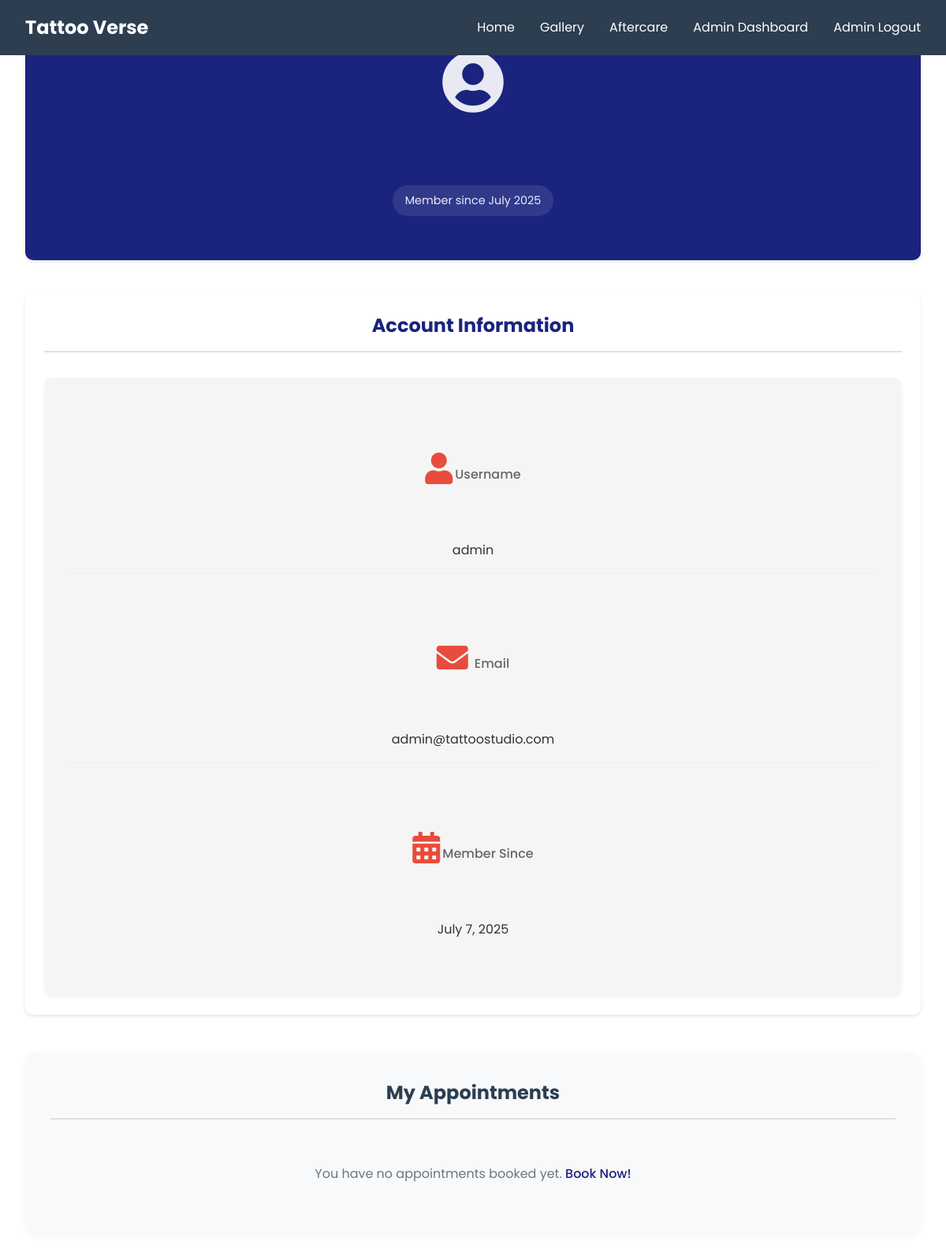
The app's page /profile.php (signed in) with its own data.
### tables this page shows
CREATE TABLE IF NOT EXISTS users (
    id INT PRIMARY KEY AUTO_INCREMENT,
    username VARCHAR(50) NOT NULL,
    email VARCHAR(100) NOT NULL UNIQUE,
    password VARCHAR(255) NOT NULL,
    role ENUM('client', 'artist', 'admin') NOT NULL DEFAULT 'client',
    specialization VARCHAR(100),
    profile_image VARCHAR(255),
    created_at TIMESTAMP DEFAULT CURRENT_TIMESTAMP,
    UNIQUE KEY unique_email (email)
);

### profile.php (the view, shortened to what this page needs)
<?php
include 'config/database.php';
$user_id = $_SESSION['user_id'];
try {
    $stmt = $pdo->prepare("SELECT username, email, created_at FROM users WHERE id = ?");
    $stmt->execute([$user_id]);
    $user = $stmt->fetch();
    $stmt = $pdo->prepare("
        SELECT
            app.id,
            app.service_type,
            app.appointment_date,
            app.appointment_time,
            app.status,
            COALESCE(u.username, 'Any Available') as artist_name
        FROM appointments app
        LEFT JOIN users u ON app.artist_id = u.id AND u.role = 'artist'
        WHERE app.user_id = ?
        ORDER BY app.appointment_date DESC, app.appointment_time DESC
    ");
    $stmt->execute([$user_id]);
    $appointments = $stmt->fetchAll(PDO::FETCH_ASSOC);
} catch(PDOException $e) {
    $error = "Failed to load profile data.";
    error_log($e->getMessage());
}
?>
<!DOCTYPE html>
<html lang="en">
<head>
    <link rel="stylesheet" href="css/style.css">
    <link rel="stylesheet" href="https://cdnjs.cloudflare.com/ajax/libs/font-awesome/5.15.4/css/all.min.css">
</head>
<body>
    <?php include 'includes/nav.php'; ?>
    <main class="profile-page">
        <div class="container">
            <div class="profile-header">
                <div class="profile-avatar">
                    <i class="fas fa-user-circle"></i>
                    <h1><?php echo htmlspecialchars($user['username']); ?></h1>
                    <span class="member-status">Member since <?php echo date('F Y', strtotime($user['created_at'])); ?></span>
                </div>
            </div>
            <div class="profile-section">
                <h2>Account Information</h2>
                <div class="info-card">
                    <div class="info-row">
                        <div class="info-label"><i class="fas fa-user"></i>Username</div>
                        <div class="info-value"><?php echo htmlspecialchars($user['username']); ?></div>
                    </div>
                    <div class="info-row">
                        <div class="info-label"><i class="fas fa-envelope"></i>Email</div>
                        <div class="info-value"><?php echo htmlspecialchars($user['email']); ?></div>
                    </div>
                    <div class="info-row">
                        <div class="info-label"><i class="fas fa-calendar-alt"></i>Member Since</div>
                        <div class="info-value"><?php echo date('F j, Y', strtotime($user['created_at'])); ?></div>
                    </div>
                </div>
            </div>
            <div class="profile-section appointments-section">
                <h2>My Appointments</h2>
                <?php if (empty($appointments)): ?>
                    <p class="no-appointments">You have no appointments booked yet. <a href="appointments.php">Book Now!</a></p>
                <?php endif; ?>
            </div>
        </div>
    </main>
</body>
</html>

### includes/nav.php (shortened to what this page needs)
<header class="header">
    <nav class="nav-container">
        <a href="index.php" class="logo">Tattoo Verse</a>
        <div class="navbar-links" id="navbar-links">
            <ul class="nav-menu">
                <li><a href="index.php">Home</a></li>
                <li><a href="gallery.php">Gallery</a></li>
                <li><a href="aftercare.php">Aftercare</a></li>
                <?php if (isset($_SESSION['user_id'])): ?>
                    <?php if ($_SESSION['role'] === 'admin'): ?>
                        <li><a href="admin_dashboard.php">Admin Dashboard</a></li>
                        <li><a href="admin_logout.php">Admin Logout</a></li>
                    <?php else:  ?>
                        <li><a href="appointments.php">Book Appointment</a></li>
                        <li><a href="profile.php">Profile</a></li>
                        <li><a href="logout.php">Logout</a></li>
                    <?php endif; ?>
                <?php else:  ?>
                    <li><a href="appointments.php">Book Appointment</a></li>
                    <li><a href="admin_login.php">Admin Login</a></li>
                    <li><a href="login.php">Login</a></li>
                <?php endif; ?>
            </ul>
        </div>
    </nav>
</header>

### css/style.css (style rules this page uses)
* { margin: 0; padding: 0; box-sizing: border-box; }
:root { --primary-color: #2c3e50; --secondary-color: #e74c3c; --text-color: #333; --light-bg: #f5f5f5; }
body { font-family: 'Poppins', sans-serif; line-height: 1.6; color: var(--text-color); }
.header { background-color: var(--primary-color); padding: 1rem 0; position: fixed; width: 100%; top: 0; z-index: 1000; }
.nav-container { max-width: 1200px; margin: 0 auto; display: flex; justify-content: space-between; align-items: center; padding: 0 2rem; position: relative; }
.logo { color: white; font-size: 1.5rem; font-weight: bold; text-decoration: none; }
.nav-menu { display: flex; list-style: none; }
.nav-menu li { margin-left: 2rem; }
.nav-menu a { color: white; text-decoration: none; transition: color 0.3s; }
.container { max-width: 1200px; margin: 0 auto; padding: 0 2rem; }
.profile-page { padding: 2rem 0; }
.profile-header { margin-bottom: 2.5rem; text-align: center; padding: 2rem; background: #1a237e; border-radius: 10px; color: white; box-shadow: 0 2px 4px rgba(0, 0, 0, 0.1); }
.profile-avatar { margin-bottom: 1.5rem; }
.profile-avatar i { font-size: 5rem; color: rgba(255, 255, 255, 0.9); margin-bottom: 1rem; }
.profile-avatar h1 { font-size: 2rem; margin: 0.5rem 0; color: white; }
.member-status { display: inline-block; background: rgba(255, 255, 255, 0.1); padding: 0.5rem 1rem; border-radius: 20px; font-size: 0.9rem; color: rgba(255, 255, 255, 0.9); }
.profile-header h1 { color: #1a237e; font-size: 2rem; margin-bottom: 1rem; }
.profile-section { background: #fff; border-radius: 10px; padding: 1.5rem; box-shadow: 0 2px 4px rgba(0, 0, 0, 0.1); }
.profile-section h2 { color: #1a237e; font-size: 1.5rem; margin-bottom: 2rem; padding-bottom: 0.75rem; border-bottom: 2px solid #e0e0e0; text-align: center; }
.profile-section.appointments-section { margin-top: 3rem; background: #f8f9fa; padding: 2rem; border-radius: 15px; }
.info-card { background: #f8f9fa; padding: 1.5rem; border-radius: 8px; box-shadow: 0 2px 4px rgba(0, 0, 0, 0.05); }
.info-row { display: flex; align-items: center; padding: 1rem; border-bottom: 1px solid #eee; }
.info-row:last-child { border-bottom: none; }
.info-label { flex: 0 0 150px; color: #666; font-weight: 500; display: flex; align-items: center; }
.info-label i { margin-right: 0.5rem; color: #1a237e; width: 20px; }
.info-value { flex: 1; color: #333; }
.no-appointments { text-align: center; color: #666; padding: 2rem; }
.no-appointments a { color: #1a237e; text-decoration: none; font-weight: 500; }
.info-row { margin-bottom: 1.5rem; }
.info-card { text-align: center; padding: 2rem; background-color: var(--light-bg); border-radius: 10px; transition: transform 0.3s; }
.info-card i { font-size: 2.5rem; color: var(--secondary-color); margin-bottom: 1rem; }
.info-row { display: flex; flex-direction: column; gap: 0.5rem; }

### profile.php (style rules this page uses)
.appointments-section { margin-top: 2rem; background-color: #fff; padding: 2rem; border-radius: 8px; box-shadow: 0 2px 10px rgba(0,0,0,0.05); }
.appointments-section h2 { margin-top: 0; margin-bottom: 1.5rem; text-align: center; color: var(--primary-color); }
.no-appointments { text-align: center; color: #6c757d; margin-top: 1rem; }
.info-label { display: flex; align-items: center; gap: 10px; }
.info-card .info-row:nth-child(2) .info-label { gap: 20px; }

### records on screen
users: created_at "July 2025", username "admin", email "admin@tattoostudio.com", created_at "July 7, 2025"
